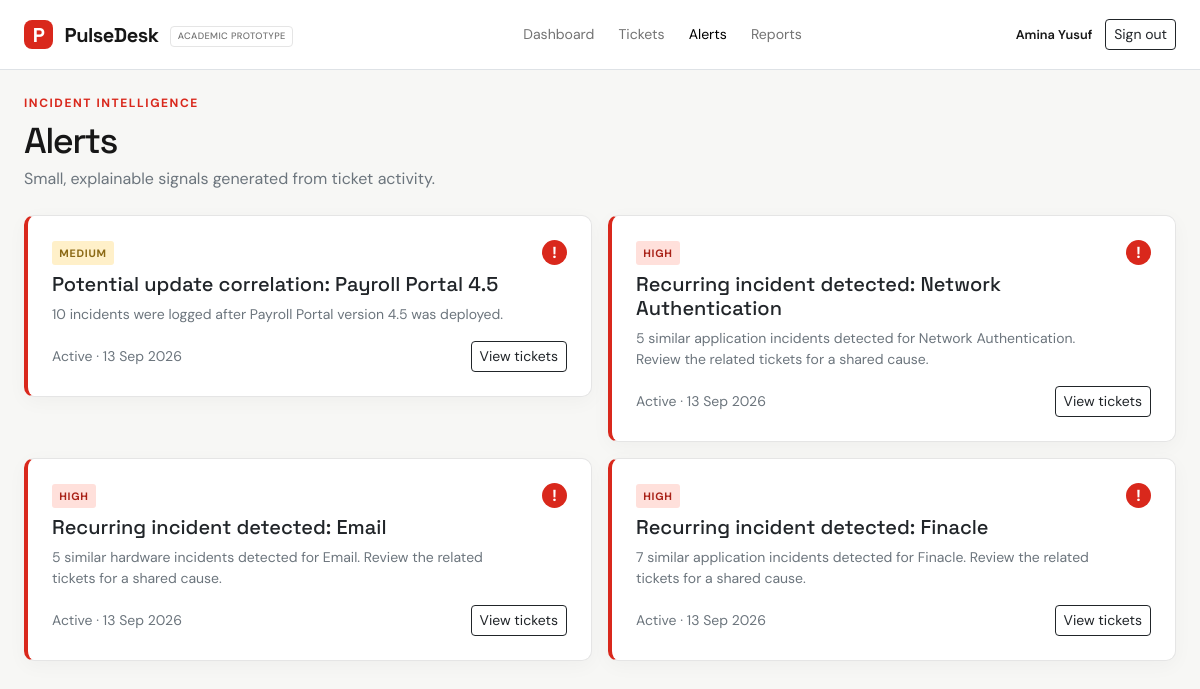
Screenshot of /alerts (signed in) with the database file from the repository.
### app.py (models this page shows)
class User(db.Model):
    id = db.Column(db.Integer, primary_key=True)
    name = db.Column(db.String(120), nullable=False)
    email = db.Column(db.String(160), unique=True, nullable=False)
    password = db.Column(db.String(255), nullable=False)
    role = db.Column(db.String(40), nullable=False, default="IT Support Officer")

class Alert(db.Model):
    id = db.Column(db.Integer, primary_key=True)
    title = db.Column(db.String(160), nullable=False)
    description = db.Column(db.Text, nullable=False)
    severity = db.Column(db.String(20), nullable=False, default="Medium")
    created_at = db.Column(db.DateTime, nullable=False, default=datetime.utcnow)
    status = db.Column(db.String(30), nullable=False, default="Active")
    related_ticket_ids = db.Column(db.Text, default="")

### app.py (the view)
@app.route("/alerts")
@login_required
def alerts():
    return render_template("alerts.html", alerts=Alert.query.order_by(Alert.created_at.desc()).all())

### app.py (called while the page is built)
def current_user():
    user_id = session.get("user_id")
    return db.session.get(User, user_id) if user_id else None

@app.context_processor
def inject_user():
    return {"current_user": current_user()}

def login_required(view):
    @wraps(view)
    def wrapped(*args, **kwargs):
        if not session.get("user_id"):
            return redirect(url_for("login", next=request.path))
        return view(*args, **kwargs)
    return wrapped

### templates/alerts.html (shortened to what this page needs)
{% extends 'base.html' %}
{% block content %}<div class="mb-4"><div class="eyebrow mb-2">Incident intelligence</div><h1 class="page-title mb-1">Alerts</h1><p class="text-secondary mb-0">Small, explainable signals generated from ticket activity.</p></div><div class="row g-3">{% for alert in alerts %}<div class="col-lg-6"><div class="card alert-card-large p-4 {% if alert.status == 'Closed' %}muted-alert{% endif %}"><div class="d-flex justify-content-between gap-3"><div><span class="severity severity-{{ alert.severity|lower }}">{{ alert.severity }}</span><h2 class="h5 mt-2 mb-2">{{ alert.title }}</h2><p class="small text-secondary mb-3">{{ alert.description }}</p></div><span class="alert-icon">!</span></div><div class="d-flex justify-content-between align-items-center"><span class="small text-secondary">{{ alert.status }} · {{ alert.created_at.strftime('%d %b %Y') }}</span><div class="d-flex gap-2"><a class="btn btn-sm btn-outline-dark" href="{{ url_for('alert_detail', alert_id=alert.id) }}">View tickets</a>{% if alert.status == 'Active' and current_user.role in ['IT Supervisor', 'Administrator'] %}<form method="post" action="{{ url_for('close_alert', alert_id=alert.id) }}"><button class="btn btn-sm btn-dark">Mark reviewed</button></form>{% endif %}</div></div></div></div>{% else %}<div class="empty-state">No alerts have been generated yet.</div>{% endfor %}</div>{% endblock %}

### templates/base.html (shortened to what this page needs)
<!doctype html>
<html lang="en">
<head>
  <link href="https://cdn.jsdelivr.net/npm/bootstrap@5.3.3/dist/css/bootstrap.min.css" rel="stylesheet">
  <link rel="stylesheet" href="{{ url_for('static', filename='style.css') }}">
</head>
<body>
  <nav class="navbar navbar-expand-lg border-bottom">
    <div class="container-fluid px-4">
      <a class="navbar-brand" href="{{ url_for('dashboard') }}"><span class="brand-mark">P</span> PulseDesk <span class="prototype-tag">Academic prototype</span></a>
      {% if current_user %}
      <div class="collapse navbar-collapse" id="main-nav">
        <div class="navbar-nav mx-auto gap-lg-2">
          <a class="nav-link {{ 'active' if request.endpoint == 'dashboard' }}" href="{{ url_for('dashboard') }}">Dashboard</a>
          <a class="nav-link {{ 'active' if request.endpoint in ['tickets', 'new_ticket', 'ticket_detail'] }}" href="{{ url_for('tickets') }}">Tickets</a>
          <a class="nav-link {{ 'active' if request.endpoint in ['alerts', 'alert_detail'] }}" href="{{ url_for('alerts') }}">Alerts</a>
          <a class="nav-link {{ 'active' if request.endpoint in ['reports', 'report_csv'] }}" href="{{ url_for('reports') }}">Reports</a>
        </div>
        <div class="account-menu"><span class="account-name">{{ current_user.name }}</span><form method="post" action="{{ url_for('logout') }}"><button class="btn btn-outline-dark btn-sm">Sign out</button></form></div>
      </div>
      {% endif %}
    </div>
  </nav>
  <main class="container-fluid px-4 py-4">
    {% block content %}{% endblock %}
  </main>
</body>
</html>

### static/style.css (style rules this page uses)
:root { --ink: #171717; --muted: #737373; --line: #e5e5e5; --mint: #e1f3ea; --cream: #f7f7f5; --coral: #d9281c; --warm: #fff4ef; }
body { background: var(--cream); color: var(--ink); font-family: 'DM Sans', sans-serif; }
.navbar { background: #fff; min-height: 70px; }
.navbar-brand, h1, h2, h3, h4 { font-family: 'Space Grotesk', sans-serif; }
.navbar-brand { font-weight: 700; color: var(--ink); letter-spacing: -.5px; }
.brand-mark { display: inline-grid; place-items: center; width: 29px; height: 29px; margin-right: 7px; border-radius: 8px; background: var(--coral); color: white; }
.prototype-tag { display: inline-block; margin-left: 7px; padding: .18rem .42rem; border: 1px solid var(--line); border-radius: 4px; color: var(--muted); font-family: 'DM Sans'; font-size: .58rem; font-weight: 500; letter-spacing: .04em; text-transform: uppercase; vertical-align: middle; }
.nav-link { color: var(--muted); font-size: .88rem; }
.nav-link.active, .nav-link:hover { color: var(--coral); }
.eyebrow { color: var(--coral); font-size: .75rem; font-weight: 700; letter-spacing: .13em; text-transform: uppercase; }
.page-title { font-size: clamp(1.8rem, 3vw, 2.65rem); letter-spacing: -1.6px; }
.card { border: 1px solid var(--line); border-radius: 10px; box-shadow: 0 5px 20px rgba(24,33,38,.035); }
.account-menu { display: flex; align-items: center; gap: .8rem; }
.account-name { font-size: .8rem; font-weight: 600; }
.alert-icon { display: inline-grid; place-items: center; flex: 0 0 25px; width: 25px; height: 25px; border-radius: 50%; background: var(--coral); color: #fff; font-weight: 700; }
.alert-card-large { border-left: 4px solid var(--coral); }
.severity { border-radius: 3px; padding: .3rem .45rem; font-size: .67rem; font-weight: 700; letter-spacing: .07em; text-transform: uppercase; }
.severity-high { background: #ffe0db; color: #a92218; }
.severity-medium { background: #fff0c9; color: #8b6915; }

### rows the page displays
User: name "Amina Yusuf"
Alert: severity "MEDIUM", title "Potential update correlation: Payroll Portal 4.5", description "10 incidents were logged after Payroll Portal version 4.5 was deployed.", status "Active", created_at "13 Sep 2026"
Alert: severity "HIGH", title "Recurring incident detected: Network Authentication", description "5 similar application incidents detected for Network Authentication. Review the related tickets for a shared cause.", status "Active", created_at "13 Sep 2026"
Alert: severity "HIGH", title "Recurring incident detected: Email", description "5 similar hardware incidents detected for Email. Review the related tickets for a shared cause.", status "Active", created_at "13 Sep 2026"
Alert: severity "HIGH", title "Recurring incident detected: Finacle", description "7 similar application incidents detected for Finacle. Review the related tickets for a shared cause.", status "Active", created_at "13 Sep 2026"
